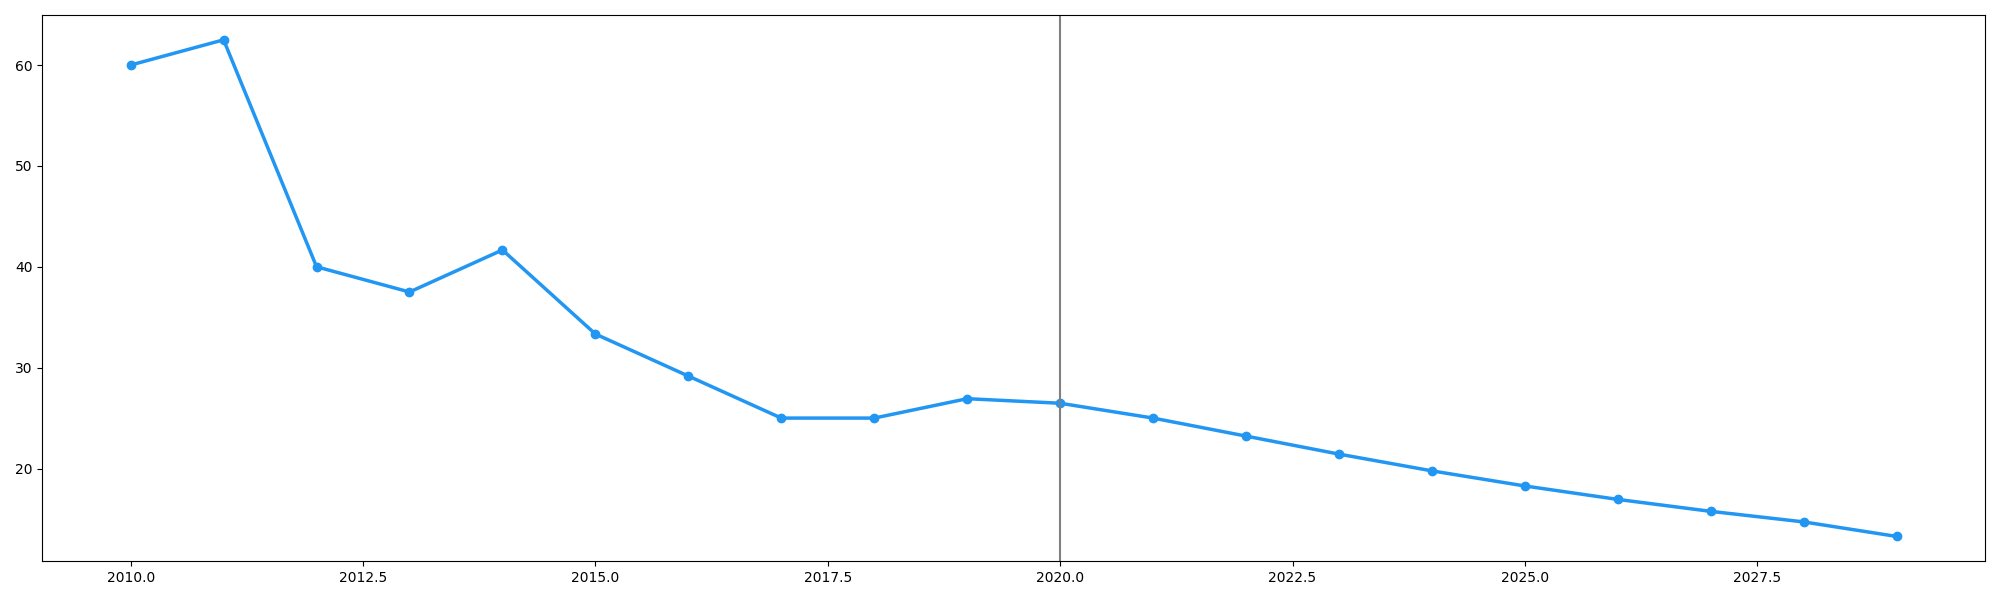

Write Python code to recreate this figure.
import matplotlib.pyplot as plt
import numpy as np

years = np.arange(2010, 2031)

solar = np.array([5, 8, 15, 20, 30, 45, 60, 80, 100, 130, 170, 220, 280, 350, 430, 520, 620, 730, 850, 980, 1120])
wind = np.array([10, 15, 25, 35, 50, 70, 95, 120, 150, 185, 225, 270, 320, 375, 435, 500, 570, 645, 725, 810, 900])
hydro = np.array([20, 22, 25, 30, 35, 41, 48, 56, 65, 75, 86, 98, 111, 125, 140, 156, 173, 191, 210, 230, 251])
biomass = np.array([2, 3, 5, 7, 10, 14, 19, 25, 32, 40, 49, 59, 70, 82, 95, 109, 124, 140, 157, 175, 194])
geothermal = np.array([1, 1.5, 2, 3, 4, 5.5, 7, 9, 11, 14, 17, 21, 25, 30, 35, 41, 47, 54, 61, 69, 77])

plt.figure(figsize=(20, 12))
plt.stackplot(years, solar, wind, hydro, biomass, geothermal, 
              colors=['#2196f3', '#f44336', '#4caf50', '#ffeb3b', '#9c27b0'], alpha=0.8)

plt.grid(linestyle='-.', linewidth=0.8, color='grey')

plt.tight_layout()

fig, ax = plt.subplots(figsize=(20, 6))
solar_growth_rate = np.gradient(solar[:-1], years[:-1]) / solar[:-1] * 100
ax.plot(years[:-1], solar_growth_rate, marker='o', linestyle='-', color='#2196f3', linewidth=2.5)
ax.axvline(2020, color='gray', linestyle='-', lw=1.5)

plt.tight_layout()
plt.show()
